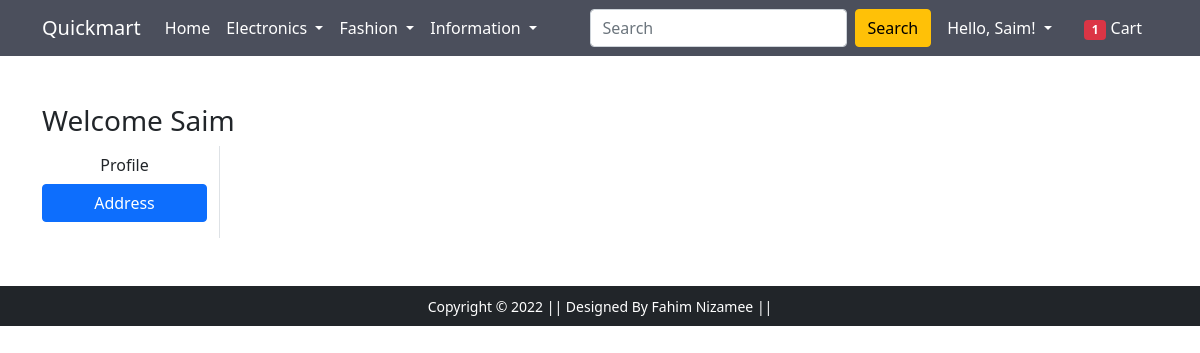
Page /address/ (signed in) on the earlier database version.
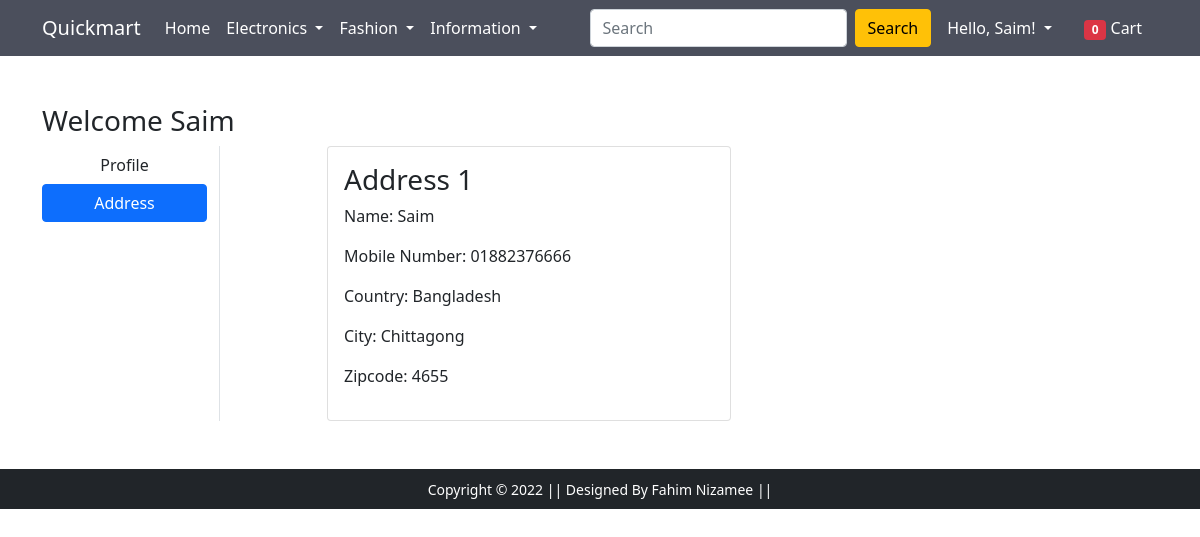
Same page on the later database version.
### app/models.py (models this page shows, shortened)
class Customer(models.Model):
    user = models.ForeignKey(User, on_delete=models.CASCADE)
    name = models.CharField(max_length=200)
    mobilenumber = models.CharField(max_length=20)
    country = models.CharField(max_length=200)
    city = models.CharField(max_length=50)
    zipcode = models.IntegerField()

### app/views.py (the view)
# urls.py: path('address/', views.address, name='address'),
@login_required(login_url='/accounts/login/')
def address(request):
    add = Customer.objects.filter(user=request.user)
    totalitem=0
    if request.user.is_authenticated:
        totalitem = len(Cart.objects.filter(user=request.user))
    return render(request, 'app/address.html',{'add':add,'active':'btn-primary','totalitem':totalitem})

### app/templates/app/address.html (shortened to what this page needs)
{% extends 'app/base.html' %}
{% load static %}
{% block main-content %}
<div class="container my-5">
 <div class="row">
 <h3>Welcome <span class="text-capitalize">{{request.user}} </span></h3>
  <div class="col-sm-2 border-end">
   <ul class="list-unstyled">
    <li class="d-grid"><a href="{% url 'profile' %}" class="btn">Profile</a></li>
    <li class="d-grid"><a href="{% url 'address' %}" class="btn {{active}} ">Address</a></li>
   </ul>
  </div>
  <div class="col-sm-9 offset-sm-1">
   <div class="row">
    {% for ad in add %}
    <div class="col-sm-6">
        <div class="card">
            <div class="card-body">
                <h3>Address {{forloop.counter}}</h3>
                <p>Name: {{ad.name}}</p>
                <p>Mobile Number: {{ad.mobilenumber}}</p>
                <p>Country: {{ad.country}}</p>
                <p>City: {{ad.city}}</p>
                <p>Zipcode: {{ad.zipcode}}</p>
            </div>
        </div>
    </div>
    {% endfor %}
    </div>
   </div>
  </div>
 </div>
{% endblock main-content %}

### app/templates/app/base.html (shortened to what this page needs)
<!doctype html>
{% load static %}
<html lang="en">
  <head>
    <link href="https://cdn.jsdelivr.net/npm/bootstrap@5.0.0-beta1/dist/css/bootstrap.min.css" rel="stylesheet">
    <link rel="stylesheet" href="{% static 'app/css/owl.carousel.min.css' %}">
    <link rel="stylesheet" href="{% static 'app/css/all.min.css' %}">
    <link rel="stylesheet" href="{% static 'app/css/style.css' %}">
    <link href="https://fonts.maateen.me/charu-chandan-3d/font.css" rel="stylesheet">
  </head>
  <body>
    <nav class="navbar navbar-expand-lg navbar-dark " style="background-color:rgb(75, 79, 92);">
     <div class="container">
       <a class="navbar-brand" href="/">Quickmart</a>
       <div class="collapse navbar-collapse" id="navbarSupportedContent">
         <ul class="navbar-nav me-auto mb-2 mb-lg-0">
           <li class="nav-item">
             <a class="nav-link active" aria-current="page" href="/">Home</a>
           </li>
           <li class="nav-item dropdown">
             <a class="nav-link dropdown-toggle text-white" href="#" id="electronicsDropdown" role="button" data-bs-toggle="dropdown" aria-expanded="false">
               Electronics
             </a>
           </li>
           <li class="nav-item dropdown">
             <a class="nav-link dropdown-toggle text-white" href="#" id="fashionDropdown" role="button" data-bs-toggle="dropdown" aria-expanded="false">
               Fashion
             </a>
           </li>
           <li class="nav-item dropdown">
            <a class="nav-link dropdown-toggle text-white" href="#" id="InfoDropdown" role="button" data-bs-toggle="dropdown" aria-expanded="false">
              Information
            </a>
          </li>
         </ul>
          <form class="d-flex" action="/search">
          <input name="nm" class="form-control me-2" type="search" placeholder="Search" aria-label="Search">
          <button class="btn btn-warning" type="submit">Search</button>
          </form>
         <div>
          <ul class="navbar-nav me-auto mb-2 mb-lg-0">
            {% if request.user.is_authenticated %}
           <li class="nav-item dropdown mx-2">
              <a class="nav-link dropdown-toggle text-white" href="#" id="profileDropdown" role="button" data-bs-toggle="dropdown" aria-expanded="false">
                <span class="text-capitalize">Hello, {{request.user}}! </span>
              </a>
            </li>
            <li class="nav-item mx-2">
             <a href="{% url 'showcart' %}" class="nav-link text-white"><span class="badge bg-danger">{{totalitem}}</span> Cart </a>
            </li>
            {% endif %}
          </ul>
         </div>
       </div>
     </div>
    </nav>
    {% block main-content %}{% endblock main-content %}
    <footer class="container-fluid bg-dark text-center p-2 mt-5">
        <small class="text-white">Copyright &copy; 2022 || Designed By Fahim Nizamee || </small>
    </footer>
  </body>
</html>

Differences in the rows shown:
added Customer: name "Saim", mobilenumber "01882376666", country "Bangladesh", city "Chittagong", zipcode "4655"
Other differences:
{{ totalitem }}: "1" → "0"
